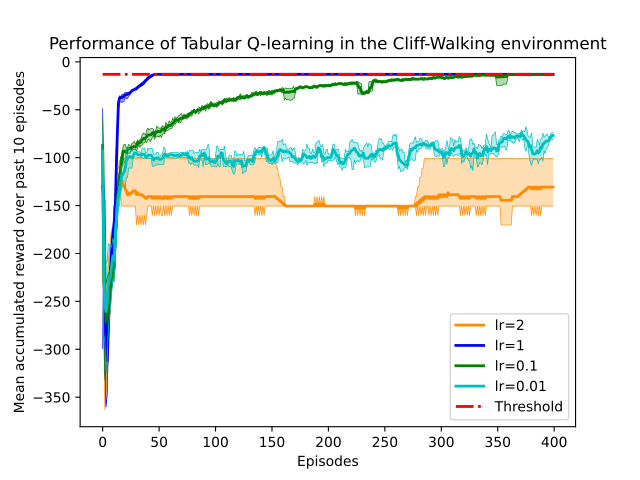

Here is the Python script that generated this plot:
import gym
import numpy as np
import matplotlib.pyplot as plt


import os,sys 
parentdir = os.path.dirname(os.path.dirname(os.path.abspath(__file__))) 
sys.path.insert(0,parentdir)  
import plotting_results
import TD.Q_table as Q_table
import TD.Sarsa as Sarsa


env=gym.make('CliffWalking-v0')
num_episodes=400
max_timestep=100
discount_factor=1
lr=[2,1, 0.1, 0.01]
color=['darkorange', 'blue','g', 'c']
start_epsilon=0.1
end_epsilon=0.0001
decay_steps=1000
type_of_decay='exp'
SEED=[245,  80, 416, 491, 467]

fig, axs = plt.subplots(sharey=False, sharex=False)

for i in range(4):
    print(i)
    alpha=lr[i]
    
    print(color[i])

    #Q-learning
    episode_reward_result_Q_learning=[]
    step_reward_result_Q_learning=[]
    episode_length_result_Q_learning=[]

    for seed in SEED:
        Q,episode_reward,episode_length,step_reward=Q_table.q_learning(env, num_episodes, 
                        max_timestep,
                        discount_factor, 
                        alpha,
                        start_epsilon,
                        end_epsilon,
                        decay_steps,
                        type_of_decay,
                        seed)
        episode_reward_result_Q_learning.append(episode_reward)
        step_reward_result_Q_learning.append(step_reward)
        episode_length_result_Q_learning.append(episode_length)


    plotting_results.plot_only_return(result=episode_reward_result_Q_learning,n=10,axs=axs,color=color[i],label='lr='+str(alpha))
    #save data
    episode_reward_result=np.array(episode_reward_result_Q_learning)
    # step_reward_result_Q_learning=np.array(step_reward_result,dtype=float)
    episode_length_result=np.array(episode_reward_result_Q_learning)

    my_path = os.path.dirname(os.path.abspath(__file__))# Figures out the absolute path for you in case your working directory moves around.
    my_file = os.path.splitext(os.path.basename(__file__))[0]+'_'+'Q_table_lr='+str(alpha)+'.npz'
    np.savez(os.path.join(my_path, my_file), 
        episode_reward_result=episode_reward_result, 
        episode_length_result=episode_length_result)


    episode_reward_result_Q_learning=np.array(episode_reward_result_Q_learning)
    print('Overall performance:'+str(episode_reward_result_Q_learning.mean())+'+-'+str(episode_reward_result_Q_learning.std()))
episode_reward_result_Q_learning=np.array(episode_reward_result_Q_learning)
optimal=np.ones(episode_reward_result_Q_learning.shape[1])*(-13)

axs.plot(optimal,'-.' ,color='r', label='Threshold', linewidth=2)
axs.set_title('Performance of Tabular Q-learning in the Cliff-Walking environment')
axs.set_ylabel('Mean accumulated reward over past 10 episodes')    
axs.legend()
# #save plot
my_path = os.path.dirname(os.path.abspath(__file__))
my_file = os.path.splitext(os.path.basename(__file__))[0]+'.pdf'
plt.savefig(os.path.join(my_path, my_file))


#random policy
start_epsilon=1
end_epsilon=1
episode_reward_result_random=[]
step_reward_result_random=[]
episode_length_result_random=[]

for seed in SEED:
    Q,episode_reward,episode_length,step_reward=Q_table.q_learning(env, num_episodes, 
                    max_timestep,
                    discount_factor, 
                    alpha,
                    start_epsilon,
                    end_epsilon,
                    decay_steps,
                    type_of_decay,
                    seed)
    episode_reward_result_random.append(episode_reward)
    step_reward_result_random.append(step_reward)
    episode_length_result_random.append(episode_length)

plotting_results.plot_only_return(result=episode_reward_result_random,n=10,axs=axs,color='black',label='random')
episode_reward_result_random=np.array(episode_reward_result_random)
print('Overall performance:'+str(episode_reward_result_random.mean())+'+-'+str(episode_reward_result_random.std()))

#save data
episode_reward_result=np.array(episode_reward_result_random)
# step_reward_result_Q_learning=np.array(step_reward_result,dtype=float)
episode_length_result=np.array(episode_reward_result_random)

my_path = os.path.dirname(os.path.abspath(__file__))# Figures out the absolute path for you in case your working directory moves around.
my_file = os.path.splitext(os.path.basename(__file__))[0]+'_'+'random'+'.npz'
np.savez(os.path.join(my_path, my_file), 
    episode_reward_result=episode_reward_result, 
    episode_length_result=episode_length_result)
